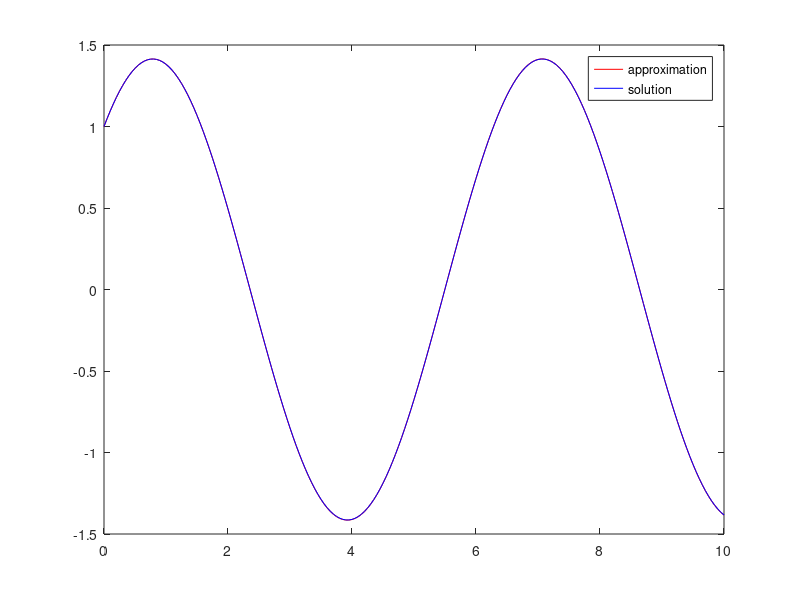

Write the MATLAB code that produced this figure.


clc;
clear ;

H = 0.05; % 0.2 0.1, 0.05, 0.025

a =  0 ;
b = 10 ;
T = a:H:b;
N = length(T);

Y_exact = zeros(N,1);
Y = zeros(N,1);

f = @(t,y) -y + 2*cos(t);
Y(1) = 1;

ZZ = Y(1) + H*feval(f, T(1), Y(1)); %forward euler method
Y(2) = Y(1) + H/2*( feval(f, T(1), Y(1)) + feval(f, T(2), ZZ) );%huen's method

for i = 3 : N
    Y(i) = Y(i-1) + H/2*( 3*feval(f, T(i-1), Y(i-1) ) - feval(f, T(i-2), Y(i-2)) );
end

for i = 1 : N
    Y_exact(i) = sin(T(i)) + cos(T(i));
end

error = Y_exact - Y;
error_max = max(abs(error));

plot(T,Y,'r');
hold on;
plot(T,Y_exact,'b');
hold off;

legend('approximation', 'solution');